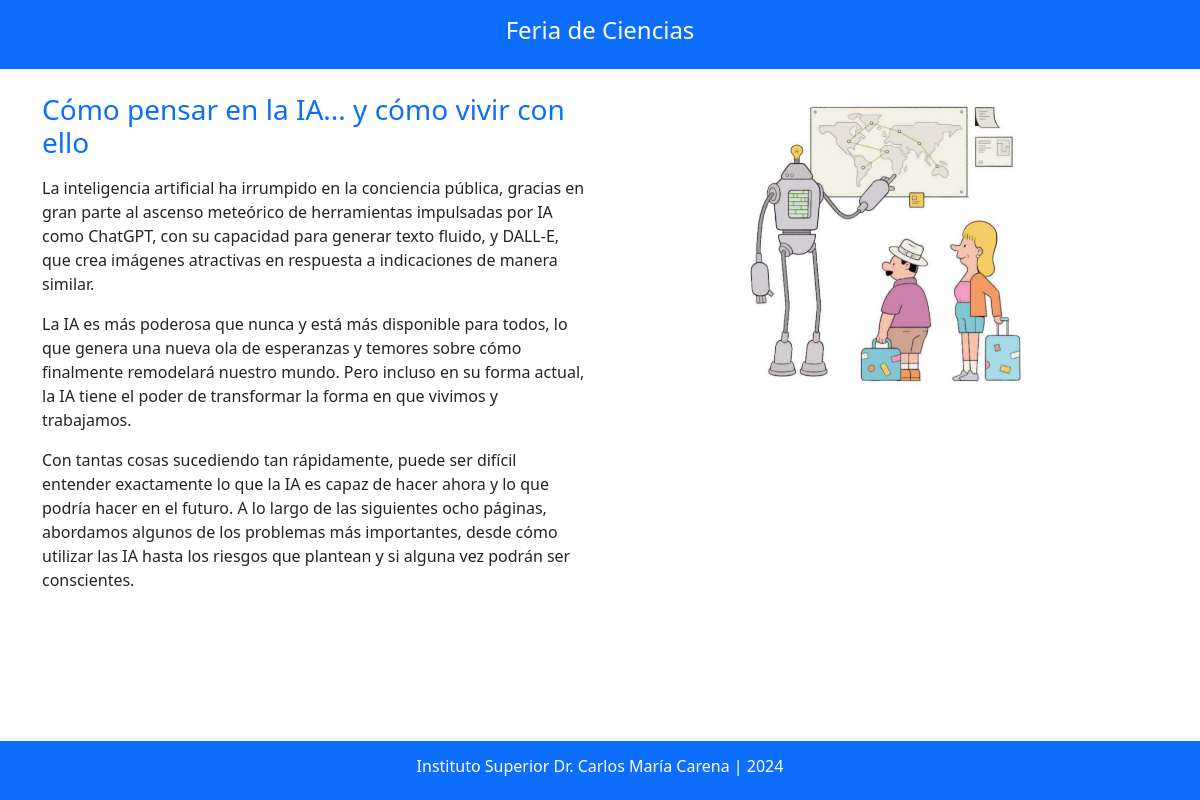
Screenshot of /IA/comopensar/ with the database file from the repository.
### FeriaCiencias/models.py (models this page shows, shortened)
class Proyecto(models.Model):
    nombre = models.CharField(max_length=50)
    titulo = models.CharField(max_length=50)
    descripcion = models.TextField()
    imagen = models.CharField(max_length=50)

### FeriaCiencias/views.py (the view)
# urls.py: path('IA/comopensar/', views.comopensar, name='comopensar'),
def comopensar(request):
    proyecto = Proyecto.objects.get(nombre__icontains='inteligencia artificial')
    context = {"proyecto": proyecto}
    return render(request, "ia/comopensar.html", context)

### Carena/templates/IA/comopensar.html
{% extends "base.html" %}
{% load static %}
{% block content %}
    <div id="contenido" class="container">
        <div class="row mt-4">
            <div class="col-md-6">
                <h3 class="text-primary pb-2">{{ proyecto.titulo }}</h3>
                {{ proyecto.descripcion|safe }}
            </div>
            <div class="col-md-6" id="imagen"
                 style="background-image: url('{% static proyecto.imagen %}');
                         background-position: center;
                         height: 300px;
                         background-size: contain;
                         background-repeat: no-repeat">
            </div>
        </div>
    </div>
{% endblock %}

### Carena/templates/base.html (shortened to what this page needs)
{% load static %}
<!DOCTYPE html>
<html lang="en">
<head>
    {% load bootstrap5 %}
    {% bootstrap_css %}
    <link rel="stylesheet" href="{% static 'estilos.css' %}">
</head>
<body>
    <div class="d-flex flex-column min-vh-100">
        <header class="container-fluid bg-primary text-white text-center p-3">
            <h4>Feria de Ciencias</h4>
        </header>
        <main class="flex-fill">
            {% block content %}
            {% endblock %}
        </main>
        <footer class="container-fluid bg-primary text-center p-3 text-white">
            <h6>Instituto Superior Dr. Carlos María Carena | 2024</h6>
        </footer>
    </div>
</body>
</html>

### Carena/static/estilos.css (style rules this page uses)
body { margin: 0; padding: 0; min-height: 100vh; box-sizing: border-box; }

### rows the page displays
Proyecto: titulo "Cómo pensar en la IA... y cómo vivir con ello", descripcion "La inteligencia artificial ha irrumpido en la conciencia pública, gracias en gran parte al ascenso meteórico de herramientas impulsadas por IA como ChatGPT, con su capacidad para generar texto fluido, y DALL-E, que crea imágenes atractivas en respuesta a indicaciones de manera similar. La IA es más poderosa que nunca y está más disponible para todos, lo que genera una nueva ola de esperanzas y temores sobre cómo finalmente remodelará nuestro mundo. Pero incluso en su forma actual, la IA tiene el poder de transformar la forma en que vivimos y trabajamos. Con tantas cosas sucediendo tan rápidamente, puede ser difícil entender exactamente lo que la IA es capaz de hacer ahora y lo que podría…", imagen (picture)
